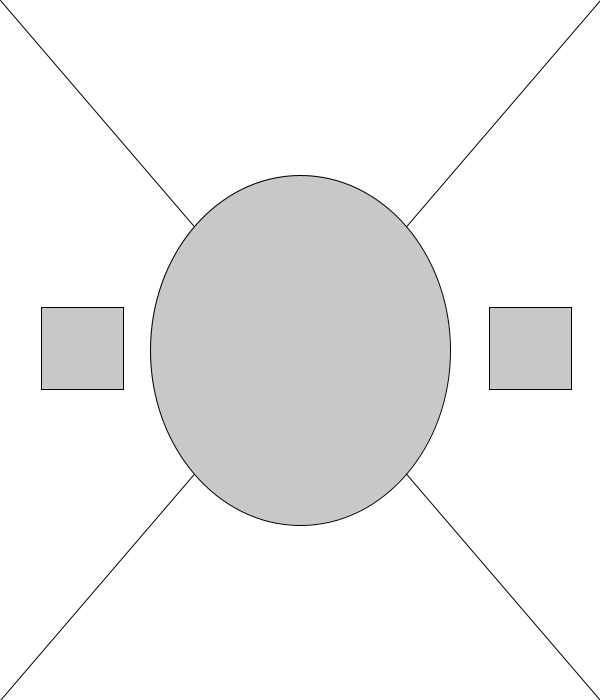
Frame 1 (no input)
Frame 60 (the mouse pressed at the canvas centre just before this capture): identical to frame 1, image omitted
Frame 120 (the mouse held since frame 60 and released just before this capture): identical to frame 1, image omitted

The Processing sketch that drew this single still picture (run headless with seeded random() and noise(); from frame 60 on, the mouse is pressed at the canvas centre):

// Processing sketch: resize_shiffman
// ── resize_shiffman.pde
int xl;
int xr;
int y;
int circleCenterX;
int circleCenterY;

void setup() {
  size (600, 700);
}


void draw() {
  background(255);
  stroke(0);
  fill(200);

  circleCenterX=width/2;
  circleCenterY=height/2;
  xr=width-circleCenterX/8*3;
  xl=circleCenterX-circleCenterX/8*7;
  y=circleCenterY-circleCenterY/8;

  line(0, 0, width, height);
  line(width, 0, 0, height);

  ellipse(circleCenterX, circleCenterY, width/2, height/2);

  rect(xl, y, xl+xl, xl+xl);
  rect(xr, y, xl+xl, xl+xl);
  println(y);
}
